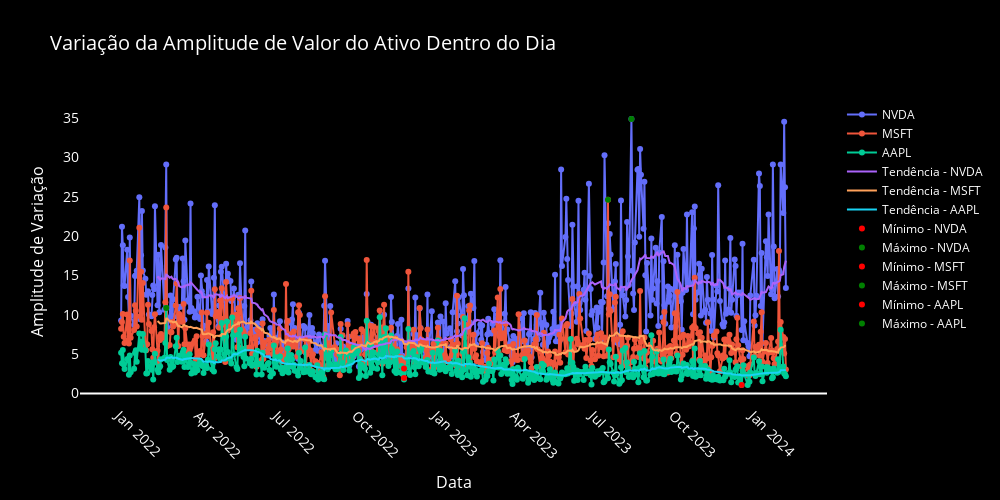

The cell this chart's notebook holds for it:
### Code cell
# Ignorar FutureWarnings
warnings.filterwarnings("ignore", category=FutureWarning)

def plotar_amplitude_acoes(tickers, data_inicio, data_fim, figsize=(800, 600)):
    todos_dados = pd.DataFrame()
    traces, trendlines, min_max_points = [], [], []

    # Iterando sobre cada ativo
    for ativo in tickers:
        # Baixando dados do ativo
        dados = yf.download(ativo, start=data_inicio, end=data_fim)
        dados.reset_index(inplace=True)
        # Calculando a amplitude diária do ativo
        dados['Amplitude'] = dados['High'] - dados['Low']
        # Encontrando a data e valor mínimo da amplitude
        min_date = dados.loc[dados['Amplitude'].idxmin()]['Date']
        min_value = dados['Amplitude'].min()
        # Encontrando a data e valor máximo da amplitude
        max_date = dados.loc[dados['Amplitude'].idxmax()]['Date']
        max_value = dados['Amplitude'].max()
        # Criando gráficos de dispersão para os pontos de amplitude
        trace = go.Scatter(x=dados['Date'], y=dados['Amplitude'], mode='lines+markers', name=ativo)
        # Criando linha de tendência da amplitude
        trendline = go.Scatter(x=dados['Date'], y=dados['Amplitude'].rolling(window=30).mean(), mode='lines', name=f'Tendência - {ativo}')
        # Criando pontos para mostrar os valores mínimo e máximo
        min_point = go.Scatter(x=[min_date], y=[min_value], mode='markers', marker=dict(color='red'), name=f'Mínimo - {ativo}')
        max_point = go.Scatter(x=[max_date], y=[max_value], mode='markers', marker=dict(color='green'), name=f'Máximo - {ativo}')
        # Adicionando os gráficos à lista correspondente
        traces.append(trace)
        trendlines.append(trendline)
        min_max_points.extend([min_point, max_point])
        # Concatenando dados do ativo ao DataFrame geral
        todos_dados = pd.concat([todos_dados, dados.set_index('Date')], axis=1)

    # Salvando dados dos ativos em um arquivo CSV
    todos_dados.to_csv('ativos.csv')
    print("Dados dos ativos baixados e salvos com sucesso!")

    # Definindo layout do gráfico
    layout = go.Layout(
        title=dict(text='Variação da Amplitude de Valor do Ativo Dentro do Dia', font=dict(color='#FFFFFF', size=20)),
        xaxis=dict(title='Data', tickangle=45, tickfont=dict(color='#FFFFFF', size=14), titlefont=dict(color='#FFFFFF', size=16)),
        yaxis=dict(title='Amplitude de Variação', tickfont=dict(color='#FFFFFF', size=14), titlefont=dict(color='#FFFFFF', size=16)),
        showlegend=True,
        plot_bgcolor='rgb(0, 0, 0)',
        paper_bgcolor='rgb(0, 0, 0)',
        legend=dict(font=dict(color='#FFFFFF')),
        width=figsize[0],
        height=figsize[1],
        xaxis_showgrid=False,
        yaxis_showgrid=False
    )

    # Criando figura do gráfico
    fig = go.Figure(data=traces + trendlines + min_max_points, layout=layout)
    fig.show()

tickers = ['NVDA', 'MSFT', 'AAPL']
data_inicio = '2022-01-01'
data_fim = '2024-02-09'
figsize = (1000, 500)

plotar_amplitude_acoes(tickers, data_inicio, data_fim, figsize)

### Figure 1 — Plotly figure (JSON) as saved in the notebook; plotly's stock layout.template omitted (floating-point values rounded to 4 significant figures; data arrays with more than 128 entries replaced by an {"elided": "..."} marker saying what was removed)
{"data": [{"mode": "lines+markers", "name": "NVDA", "type": "scatter", "x": {"elided": "528 str values"}, "y": {"elided": "528 float values"}}, {"mode": "lines+markers", "name": "MSFT", "type": "scatter", "x": {"elided": "528 str values"}, "y": {"elided": "528 float values"}}, {"mode": "lines+markers", "name": "AAPL", "type": "scatter", "x": {"elided": "528 str values"}, "y": {"elided": "528 float values"}}, {"mode": "lines", "name": "Tendência - NVDA", "type": "scatter", "x": {"elided": "528 str values"}, "y": {"elided": "528 float values"}}, {"mode": "lines", "name": "Tendência - MSFT", "type": "scatter", "x": {"elided": "528 str values"}, "y": {"elided": "528 float values"}}, {"mode": "lines", "name": "Tendência - AAPL", "type": "scatter", "x": {"elided": "528 str values"}, "y": {"elided": "528 float values"}}, {"marker": {"color": "red"}, "mode": "markers", "name": "Mínimo - NVDA", "type": "scatter", "x": ["2022-11-25T00:00:00"], "y": [3.15]}, {"marker": {"color": "green"}, "mode": "markers", "name": "Máximo - NVDA", "type": "scatter", "x": ["2023-08-14T00:00:00"], "y": [34.89]}, {"marker": {"color": "red"}, "mode": "markers", "name": "Mínimo - MSFT", "type": "scatter", "x": ["2022-11-25T00:00:00"], "y": [1.97]}, {"marker": {"color": "green"}, "mode": "markers", "name": "Máximo - MSFT", "type": "scatter", "x": ["2023-07-18T00:00:00"], "y": [24.61]}, {"marker": {"color": "red"}, "mode": "markers", "name": "Mínimo - AAPL", "type": "scatter", "x": ["2023-12-19T00:00:00"], "y": [1.06]}, {"marker": {"color": "green"}, "mode": "markers", "name": "Máximo - AAPL", "type": "scatter", "x": ["2022-02-24T00:00:00"], "y": [10.85]}], "layout": {"height": 500, "legend": {"font": {"color": "#FFFFFF"}}, "paper_bgcolor": "rgb(0, 0, 0)", "plot_bgcolor": "rgb(0, 0, 0)", "showlegend": true, "title": {"font": {"color": "#FFFFFF", "size": 20}, "text": "Variação da Amplitude de Valor do Ativo Dentro do Dia"}, "width": 1000, "xaxis": {"showgrid": false, "tickangle": 45, "tickfont": {"color": "#FFFFFF", "size": 14}, "title": {"font": {"color": "#FFFFFF", "size": 16}, "text": "Data"}}, "yaxis": {"showgrid": false, "tickfont": {"color": "#FFFFFF", "size": 14}, "title": {"font": {"color": "#FFFFFF", "size": 16}, "text": "Amplitude de Variação"}}}}
